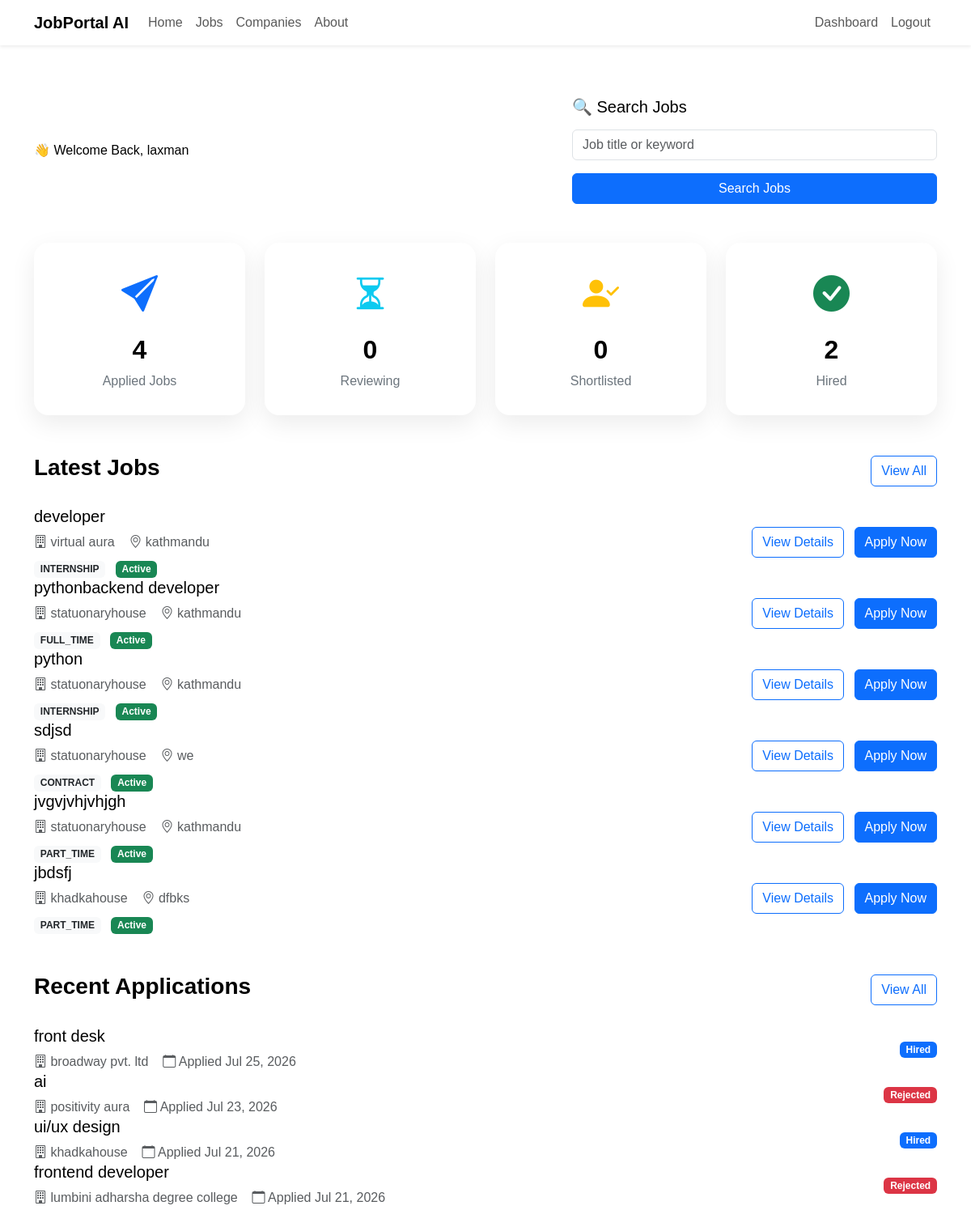
The page /applications/dashboard/ (signed in) on the database as committed earlier.
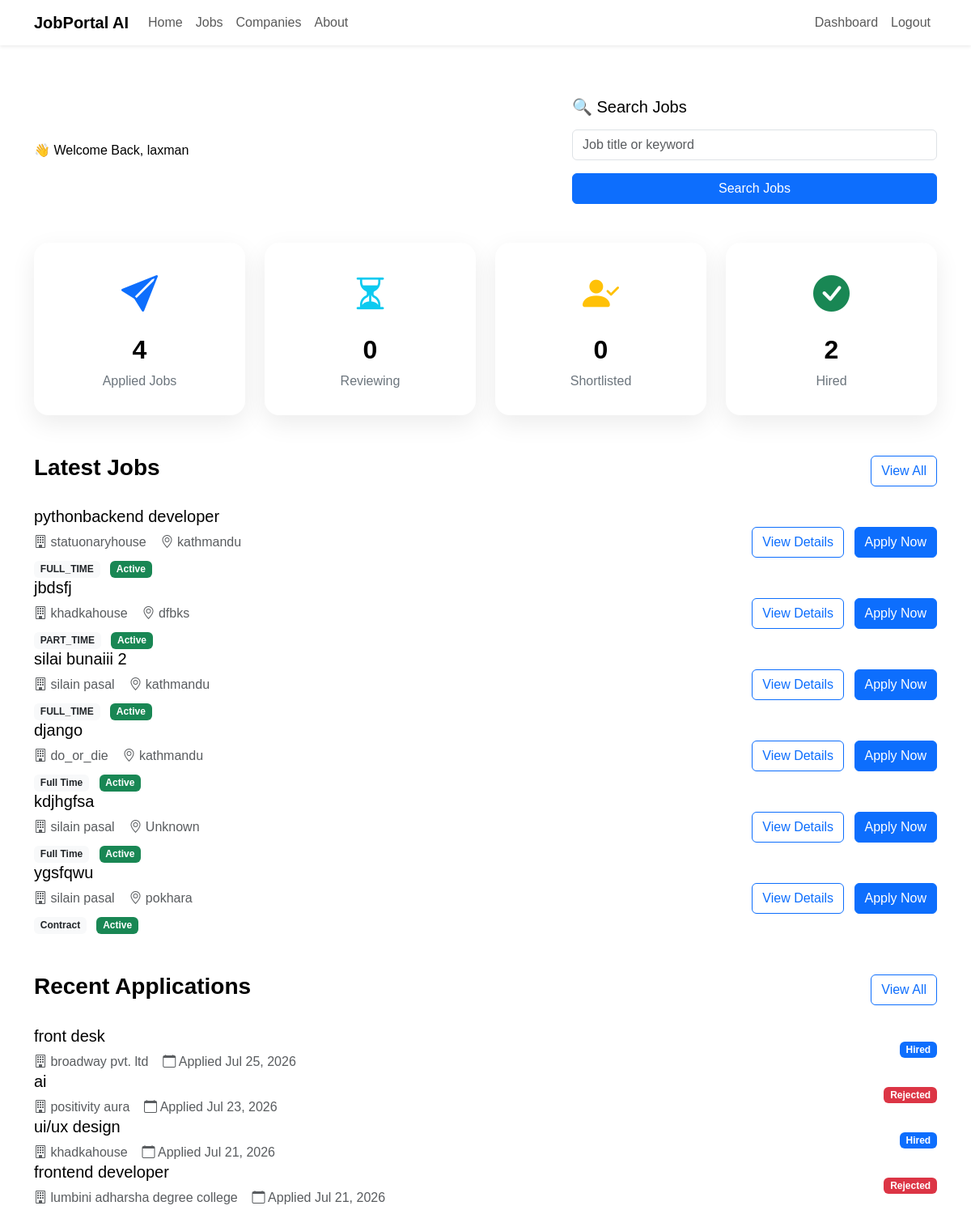
The same page on the database as committed later.
### jobs/models.py (models this page shows, shortened)
class Job(models.Model):
    class EmploymentType(models.TextChoices):
        FULL_TIME = "Full Time"
        PART_TIME = "Part Time"
        INTERNSHIP = "Internship"
        CONTRACT = "Contract"
    class ExperienceLevel(models.TextChoices):
        ENTRY =  "Entry Level"
        MID =  "Mid Level"
        SENIOR = "Senior Level"
    company = models.ForeignKey(Company,on_delete=models.CASCADE,related_name="jobs")
    title = models.CharField(max_length=200)
    slug = models.SlugField(unique=True,blank=True)
    description = models.TextField()
    location = models.CharField(max_length=150)
    employment_type = models.CharField(max_length=20,choices=EmploymentType.choices)
    experience_level = models.CharField( max_length=20, choices=ExperienceLevel.choices )
    salary_min = models.PositiveIntegerField()
    salary_max = models.PositiveIntegerField()
    vacancies = models.PositiveIntegerField(default=1)
    deadline = models.DateField()
    is_active = models.BooleanField(default=True)
    created_at = models.DateTimeField(auto_now_add=True)
    updated_at = models.DateTimeField(auto_now=True)

### companies/models.py (models this page shows, shortened)
class Company(models.Model):
    owner = models.OneToOneField(
        settings.AUTH_USER_MODEL,
        on_delete=models.CASCADE,
        related_name="company",
    )
    company_name = models.CharField(max_length=200)
    slug = models.SlugField(unique=True, blank=True)
    logo = models.ImageField(
        upload_to="company_logos/",
        blank=True,
        null=True,
    )
    description = models.TextField()
    website = models.URLField(blank=True)
    email = models.EmailField()
    phone = models.CharField(max_length=20)
    address = models.TextField()
    location = models.CharField(max_length=255)
    city = models.CharField(max_length=100)
    country = models.CharField(max_length=100)
    established_date = models.DateField()
    employee_count = models.PositiveIntegerField()
    created_at = models.DateTimeField(auto_now_add=True)
    updated_at = models.DateTimeField(auto_now=True)

### applications/models.py (models this page shows, shortened)
class Application(models.Model):
    applicant = models.ForeignKey( settings.AUTH_USER_MODEL, on_delete=models.CASCADE, related_name="applications" )
    job = models.ForeignKey( Job, on_delete=models.CASCADE,related_name="applications")
    resume = models.FileField( upload_to="resumes/")
    cover_letter = models.TextField( blank=True)
    status = models.CharField( max_length=20,choices=Applicationstatus.choices,default=Applicationstatus.PENDING )
    applied_at = models.DateTimeField(auto_now_add=True)
    first_name = models.CharField(max_length=100, default="")
    last_name = models.CharField(max_length=100, default="")
    location = models.CharField(max_length=100, default="")
    class Meta:
        ordering = ["-applied_at"]
        unique_together = ("applicant", "job")

### applications/views.py (the view)
# urls.py: path("dashboard/",views.applicant_dashboard,name="applicant-dashboard" ),
@login_required
def applicant_dashboard(request):
    if request.user.role != "APPLICANT":
        return redirect("dashboard")
    applied_jobs = Application.objects.filter(applicant=request.user).count()
    interview_jobs = Application.objects.filter(applicant=request.user,status=Applicationstatus.SHORTLISTED).count()
    accepted_jobs = Application.objects.filter(applicant=request.user,status=Applicationstatus.HIRED ).count()
    recent_applications = Application.objects.filter(applicant=request.user )[:5]
    recommended_jobs = Job.objects.filter(is_active=True).exclude( applications__applicant=request.user )[:6]
    reviewing_jobs = Application.objects.filter(applicant=request.user,status=Applicationstatus.REVIEWING).count()
    context = {
    "applied_jobs": applied_jobs,
    "reviewing_jobs": reviewing_jobs,
    "interview_jobs": interview_jobs,
    "accepted_jobs": accepted_jobs,
    "recommended_jobs": recommended_jobs,
    "recent_applications": recent_applications,
}
    return render(request,"applications/applicant_dashboard.html",context )

### templates/applications/applicant_dashboard.html (shortened to what the changed rows need)
{% extends "dashboard_base.html" %}
{% load static %}
{% block content %}
<div class="container py-4">
    <section class="mb-5">
        <div class="row g-4">
            <div class="col-lg-3 col-md-6">
                <div class="dashboard-card">
                    <h2>{{ applied_jobs }}</h2>
                </div>
            </div>
            <div class="col-lg-3 col-md-6">
                <div class="dashboard-card">
                    <h2>{{ reviewing_jobs }}</h2>
                </div>
            </div>
            <div class="col-lg-3 col-md-6">
                <div class="dashboard-card">
                    <h2>{{ interview_jobs }}</h2>
                </div>
            </div>
            <div class="col-lg-3 col-md-6">
                <div class="dashboard-card">
                    <h2>{{ accepted_jobs }}</h2>
                </div>
            </div>
        </div>
    </section>
    <section>
        {% for job in recommended_jobs %}
        <div class="job-card">
            <div class="row align-items-center">
                <div class="col-lg-8">
                    <h5 class="mb-2">
                        {{ job.title }}
                    </h5>
                    <p class="text-muted mb-2">
                        <i class="bi bi-building"></i>
                        {{ job.company.company_name }}
                        <i class="bi bi-geo-alt"></i>
                        {{ job.location }}
                    </p>
                    <div>
                        <span class="badge bg-light text-dark">
                            {{ job.get_employment_type_display }}
                        </span>
                        <span class="badge bg-success ms-2">
                            Active
                        </span>
                    </div>
                </div>
                <div class="col-lg-4 text-lg-end mt-3 mt-lg-0">
                    <a href="{% url 'job-detail' job.pk %}"
                       class="btn btn-outline-primary me-2">
                        View Details
                    </a>
                    <a href="{% url 'apply-job' job.pk %}"
                       class="btn btn-primary">
                        Apply Now
                    </a>
                </div>
            </div>
        </div>
       {% endfor %}
    </section>
    <section class="mt-5">
        {% for application in recent_applications %}
        <div class="job-card">
            <div class="row align-items-center">
                <div class="col-lg-8">
                    <h5 class="mb-2">
                        {{ application.job.title }}
                    </h5>
                    <p class="text-muted mb-0">
                        <i class="bi bi-building"></i>
                        {{ application.job.company.company_name }}
                        <i class="bi bi-calendar"></i>
                        Applied {{ application.applied_at|date:"M d, Y" }}
                    </p>
                </div>
                <div class="col-lg-4 text-lg-end mt-3 mt-lg-0">
                    {% if application.status == "Pending" %}
                        <span class="badge bg-warning">{{ application.status }}</span>
                    {% elif application.status == "Reviewing" %}
                        <span class="badge bg-info">{{ application.status }}</span>
                    {% elif application.status == "Shortlisted" %}
                        <span class="badge bg-success">{{ application.status }}</span>
                    {% elif application.status == "Hired" %}
                        <span class="badge bg-primary">{{ application.status }}</span>
                    {% elif application.status == "Rejected" %}
                        <span class="badge bg-danger">{{ application.status }}</span>
                    {% endif %}
                </div>
            </div>
        </div>
        {% endfor %}
    </section>
</div>
{% endblock %}

Rows that differ between the two databases and show on the page:
no longer on this page (row edited): Job: title "developer", company.company_name "virtual aura", location "kathmandu", employment_type "INTERNSHIP"
no longer on this page (row edited): Job: title "python", company.company_name "statuonaryhouse", location "kathmandu", employment_type "INTERNSHIP"
no longer on this page (row edited): Job: title "sdjsd", company.company_name "statuonaryhouse", location "we", employment_type "CONTRACT"
no longer on this page (row edited): Job: title "jvgvjvhjvhjgh", company.company_name "statuonaryhouse", location "kathmandu", employment_type "PART_TIME"
now on this page (row unchanged): Job: title "silai bunaiii 2", company.company_name "silain pasal", location "kathmandu", employment_type "FULL_TIME"
now on this page (row unchanged): Job: title "django", company.company_name "do_or_die", location "kathmandu", employment_type "Full Time"
now on this page (row unchanged): Job: title "kdjhgfsa", company.company_name "silain pasal", location "Unknown", employment_type "Full Time"
now on this page (row unchanged): Job: title "ygsfqwu", company.company_name "silain pasal", location "pokhara", employment_type "Contract"
